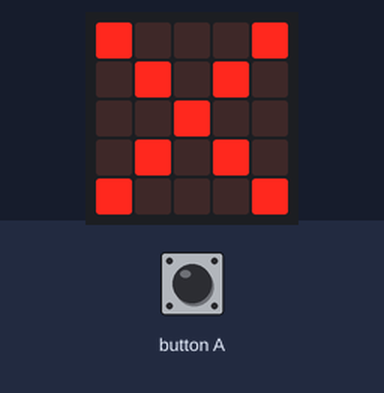
The program below on a simulated BBC micro:bit (MakeCode). On the bench: the board's 5×5 LED display. The test bench sets the inputs (shaded band).

Above: at 1.2 s.
1.3 s: button A pressed for 1 s
At 2.3 s:
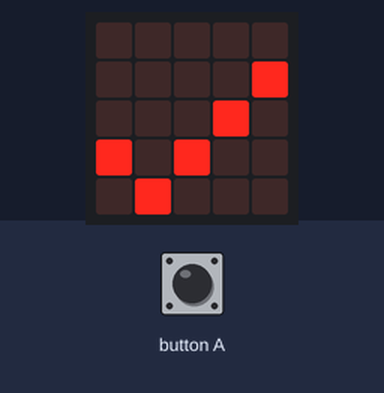
5.5 s: button A pressed for 3.2 s
Timing chart, 0 to 8.5 s (numbered marks = the images above; inputs shaded):
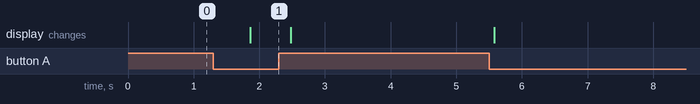

Measured:
- after the input at 1.3 s, the display: changes after 0.56 s (image 1)

The program:

main.ts
```typescript
input.onButtonPressed(Button.A, function () {
    radio.sendNumber(0)
})
radio.setGroup(1)
/**
 * 이 코드는 송신부
 *
 * 입니다
 */
basic.forever(function () {
    if (input.buttonIsPressed(Button.A)) {
        basic.showIcon(IconNames.Yes)
    } else {
        basic.showIcon(IconNames.No)
    }
})
```

test.ts
```typescript
// 테스트는 여기로 이동합니다; 이 패키지가 확장으로 사용될 때 컴파일되지 않을 것 입니다.
```
